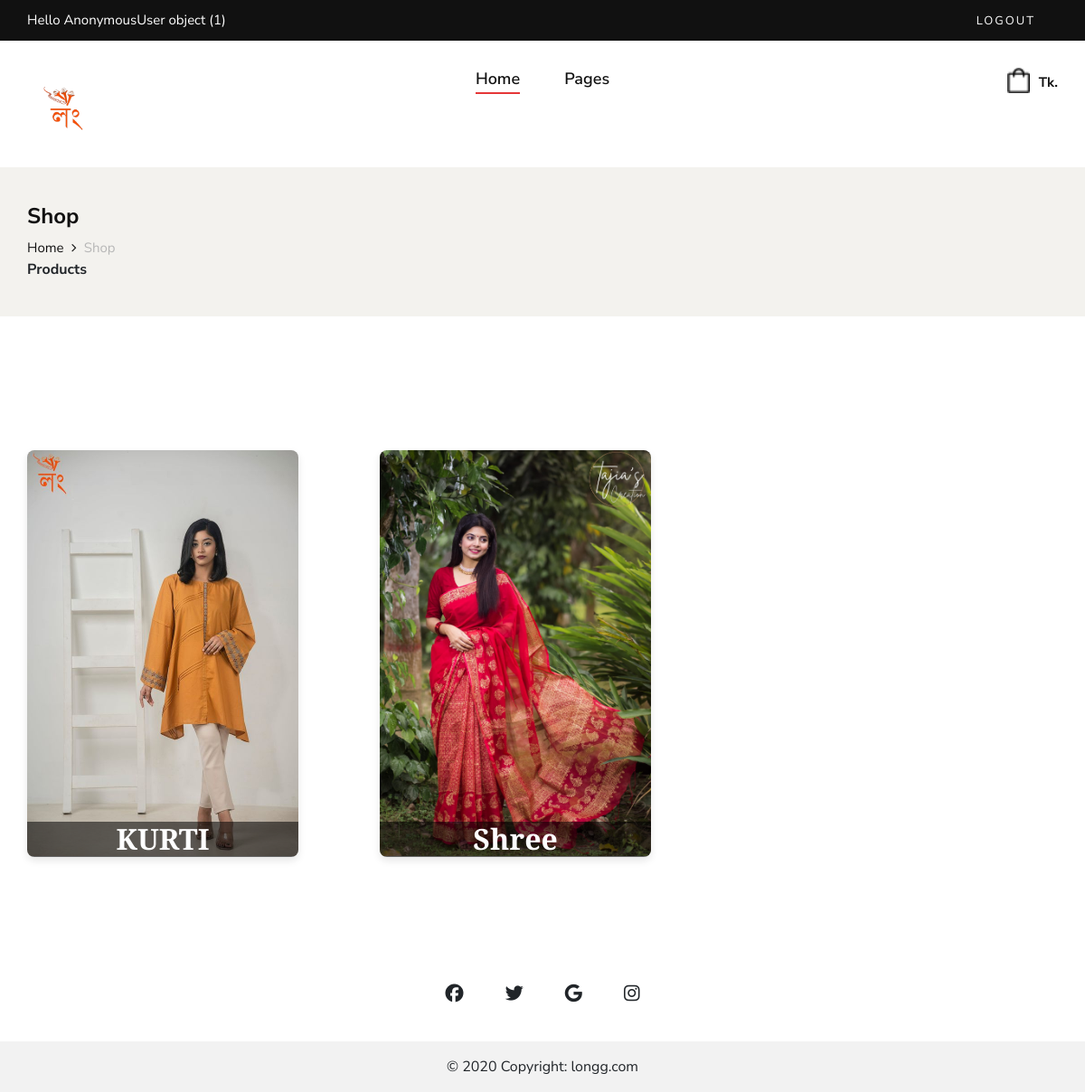
Before: /shop-grid/1 (signed in) with the older database file.
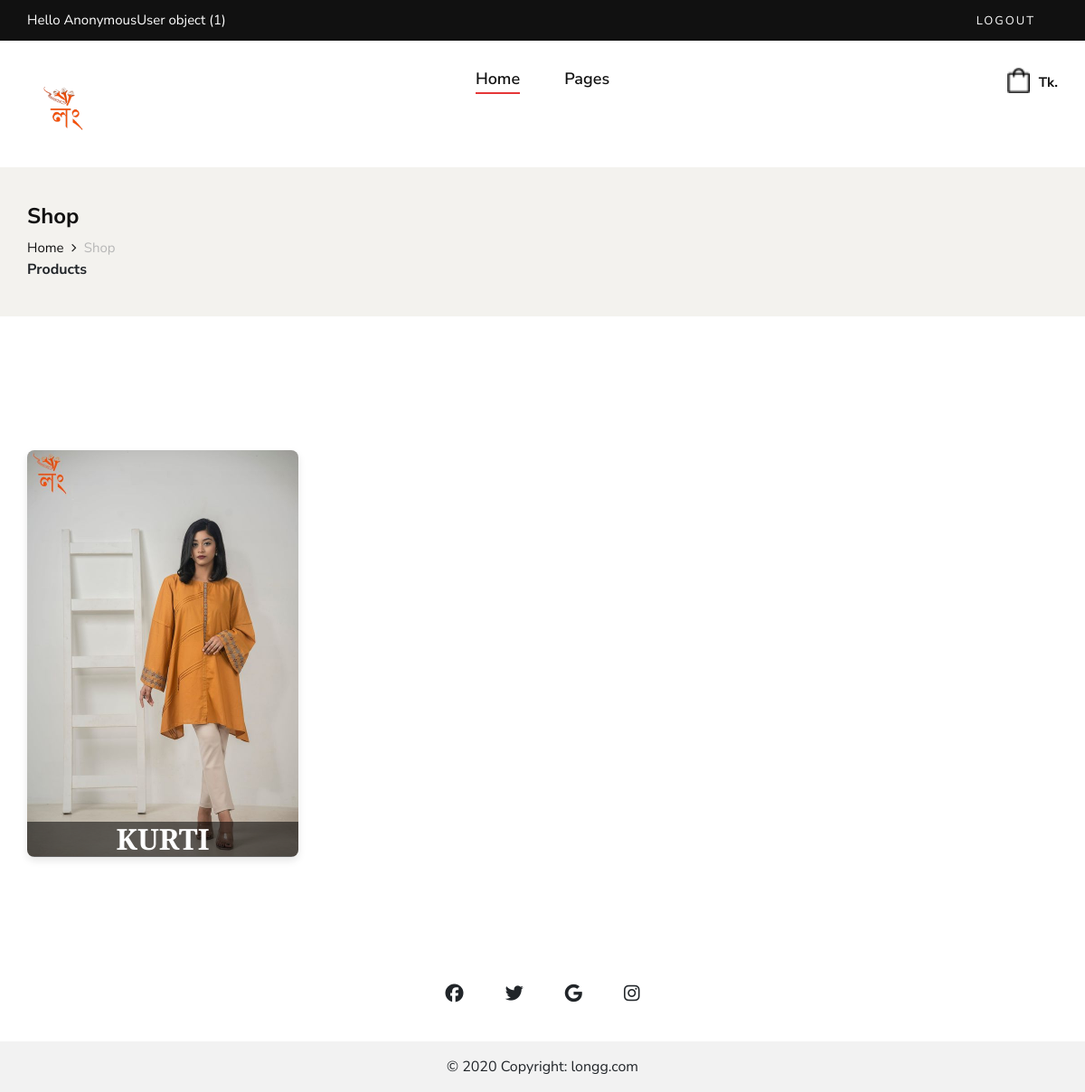
After: the same page with the newer database file.
### shop/models.py (models this page shows)
class ProductCategory(models.Model):
    name=models.CharField(max_length=100)
    collection=models.ManyToManyField(CollectionSet)
    image=models.ImageField(upload_to='category/',blank=True,null=True)
    @property
    def imageURL(self):
        try:
            url=self.image.url
        except:
            url=''
        return url
    def __str__(self):
        return str(f'{self.name} ')

### shop/views.py (the view)
# urls.py: path('shop-grid/<int:pk>',shop_grid, name="shop_grid"),
def shop_grid(request,pk):
    try:
        userProfile=get_user(request)
        collection=CollectionSet.objects.get(id=pk)
        categories=collection.productcategory_set.all()
        print('categories',categories)
        context={
            'categories':categories,
            'userProfile':userProfile,
            'x':True
        }
        return render(request,'shop/shop.html',context)
    except:
        return render(request,'shop/404.html')

### shop/views.py (called while the page is built)
def get_user(request):
    user =None
    if request.user.is_authenticated:
        user=request.user
    else:
        u=create_anonymous_user(request)
        user,c=User.objects.get_or_create(username=u)
    try:
        userprofile, created = UserProfile.objects.get_or_create(user=user)
    except Exception as e:
        print(f"An error occurred: {str(e)}")
    return userprofile

### shop/templates/shop/shop.html (shortened to what this page needs)
{% extends 'shop/main.html' %}
{% block body %}
    <section class="breadcrumb-option">
        <div class="container">
            <div class="row">
                <div class="col-lg-12">
                    <div class="breadcrumb__text">
                        <h4>Shop</h4>
                        <div class="breadcrumb__links">
                            <a href="/">Home</a>
                            <span>Shop</span>
                        </div>
                    <strong> {{total_products}} Products</strong>
                    </div>
                </div>
            </div>
        </div>
    </section>
    <section class="shop spad">
        <div class="container" >
                    <div class="row">
                        {% if x %}
                        {% for categorie in categories %}
                        <div class="col-lg-4 col-12 mt-5">
                                <a href="{% url 'products' pk=categorie.id %}">
                                    <div class="category-cardx">
                                        <img class="s" src="{{categorie.imageURL}}" alt="Category Image">
                                        <div class="category-card-contentx">
                                            <h2 class="text-center t">{{categorie.name}}</h2>
                                        </div>
                                    </div>
                                </a>
                        </div>
                        {% endfor %}
                        {% endif %}
                    </div>
            </div>
    </section>
   {% endblock %}

Changed rows visible on the page:
removed ProductCategory: imageURL (picture), name "Shree"
